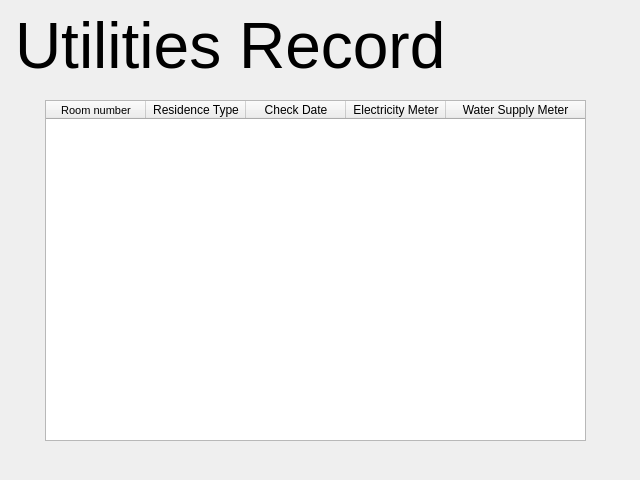
<?xml version="1.0" encoding="UTF-8"?>
<ui version="4.0">
 <class>Form</class>
 <widget class="QWidget" name="Form">
  <property name="geometry">
   <rect>
    <x>0</x>
    <y>0</y>
    <width>640</width>
    <height>480</height>
   </rect>
  </property>
  <property name="windowTitle">
   <string>Form</string>
  </property>
  <widget class="QTableWidget" name="uti_tableWidget">
   <property name="geometry">
    <rect>
     <x>45</x>
     <y>100</y>
     <width>541</width>
     <height>341</height>
    </rect>
   </property>
   <property name="sizePolicy">
    <sizepolicy hsizetype="Minimum" vsizetype="Expanding">
     <horstretch>0</horstretch>
     <verstretch>0</verstretch>
    </sizepolicy>
   </property>
   <attribute name="horizontalHeaderStretchLastSection">
    <bool>true</bool>
   </attribute>
   <column>
    <property name="text">
     <string>Room number</string>
    </property>
    <property name="font">
     <font>
      <family>MS Shell Dlg 2</family>
      <pointsize>8</pointsize>
     </font>
    </property>
   </column>
   <column>
    <property name="text">
     <string>Residence Type</string>
    </property>
   </column>
   <column>
    <property name="text">
     <string>Check Date</string>
    </property>
   </column>
   <column>
    <property name="text">
     <string>Electricity Meter</string>
    </property>
   </column>
   <column>
    <property name="text">
     <string>Water Supply Meter</string>
    </property>
    <property name="font">
     <font>
      <family>MS Shell Dlg 2</family>
     </font>
    </property>
   </column>
  </widget>
  <widget class="QLabel" name="Uti_Label">
   <property name="geometry">
    <rect>
     <x>15</x>
     <y>10</y>
     <width>436</width>
     <height>71</height>
    </rect>
   </property>
   <property name="font">
    <font>
     <pointsize>48</pointsize>
    </font>
   </property>
   <property name="text">
    <string>Utilities Record</string>
   </property>
  </widget>
 </widget>
 <resources/>
 <connections/>
</ui>
